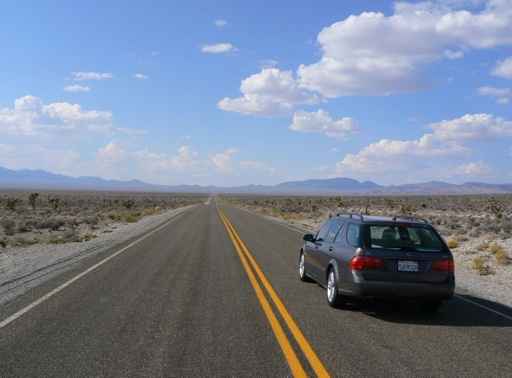
#> input picture notebooks/images/road.jpg, 512 x 378 px
$ jupyter execute 'OpenCV test.ipynb'   (shell and % lines are left out)
#> lines starting #> are read from the running program, lines starting #| are printed output that depends on the picture
## OpenCV demo

This notebook is provided to test if OpenCV works

[cell 1]
# Python 3
import matplotlib.image as mpimg
from matplotlib import pyplot as plt

image = mpimg.imread('images/road.jpg')
#> image is the input picture: shape (378, 512, 3); mean R, G, B 120, 130.7, 148.9
plt.imshow(image)

[cell 2]
import cv2

gray = cv2.cvtColor(image,cv2.COLOR_BGR2GRAY)
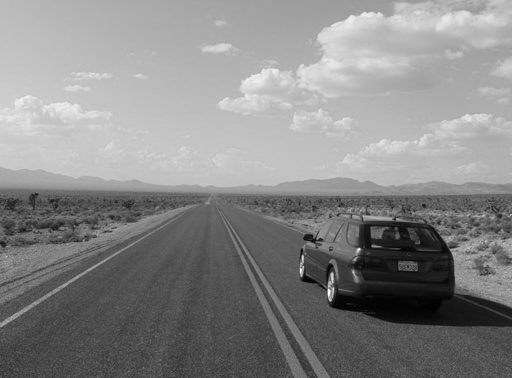
#> gray: shape (378, 512); min 1, max 255, mean 135
edges = cv2.Canny(gray,100,300)
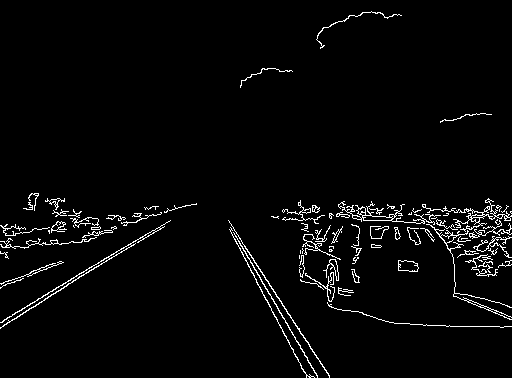
#> edges: shape (378, 512); 3% white in thin lines or dots
cdst = cv2.cvtColor(edges, cv2.COLOR_GRAY2BGR)
#> cdst: shape (378, 512, 3); 3% white in thin lines or dots

plt.imshow(cdst)

[cell 3]
import numpy as np

lines = cv2.HoughLines(edges, 1, np.pi/180.0, 140, np.array([]), 0, 0)
#> lines = [[-71, 2.57], [-86, 2.62], [276, 1.03]]
if lines is not None:
   a,b,c = lines.shape
#> a = 3; b = 1; c = 2
   for i in range(a):
      rho = lines[i][0][0]
      theta = lines[i][0][1]
      a = np.cos(theta)
      b = np.sin(theta)
      x0, y0 = a*rho, b*rho
      pt1 = ( int(x0+1000*(-b)), int(y0+1000*(a)) )
      pt2 = ( int(x0-1000*(-b)), int(y0-1000*(a)) )
      cv2.line(image, pt1, pt2, (0, 0, 255), 2, cv2.LINE_AA)
#> this loop made 3 passes
#> (rho, theta, a, b, x0, y0, pt1, pt2) on passes 1 to 3: (-71, 2.57, -0.839, 0.545, 59.55, -38.67, (-485, -877), (604, 800)), (-86, 2.62, -0.866, 0.5, 74.48, -43, (-425, -909), (574, 823)), (276, 1.03, 0.515, 0.857, 142.2, 236.6, (-715, 751), (999, -278))

plt.imshow(image)
